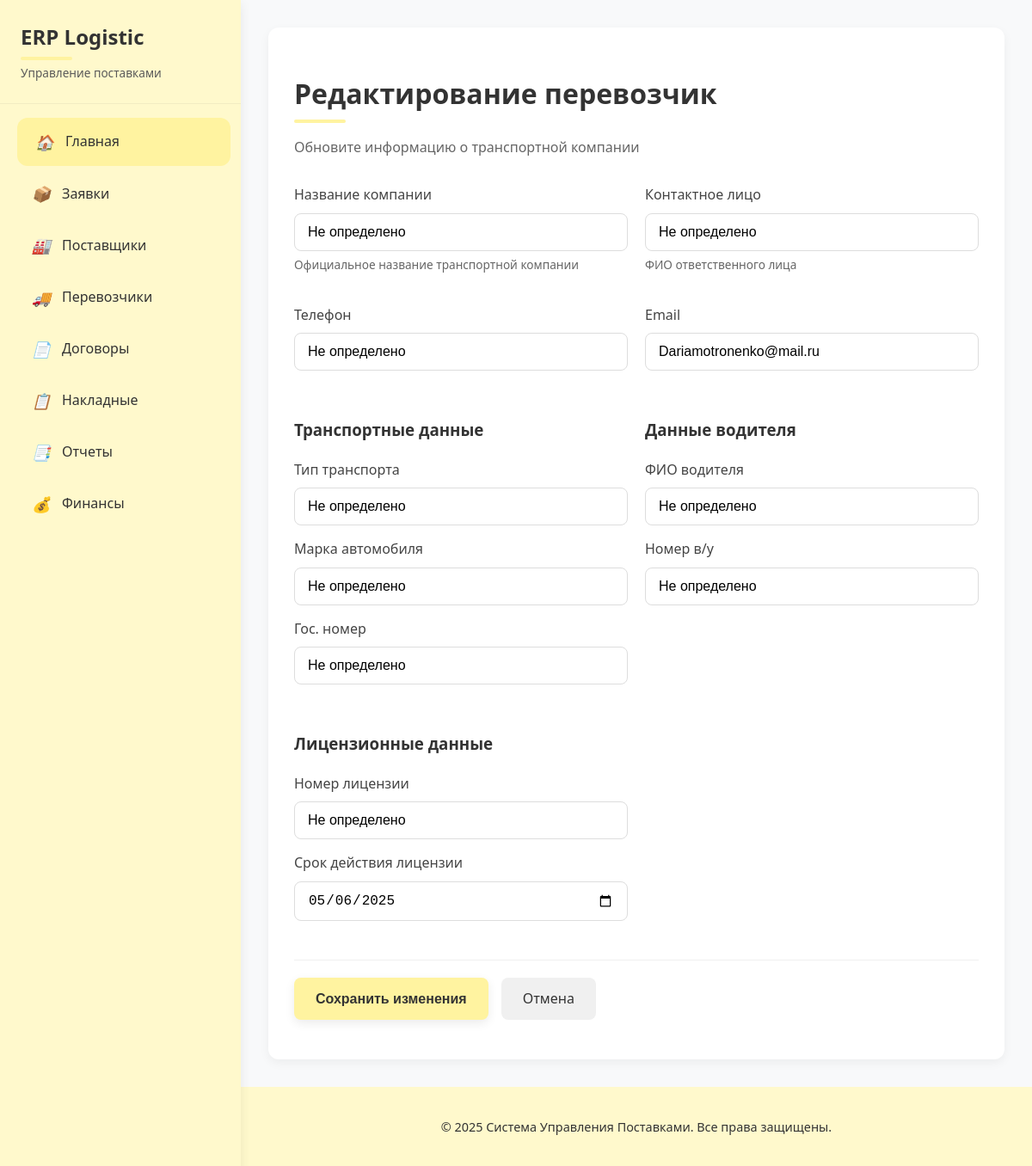
Page /перевозчики/1/update/ (signed in) on the committed database.
### supply_chain/models.py (models this page shows, shortened)
class Перевозчик(models.Model):
    название = models.CharField(max_length=100, verbose_name="Название компании")
    контактное_лицо = models.CharField(max_length=100, verbose_name="Контактное лицо")
    телефон = models.CharField(max_length=20, verbose_name="Контактный телефон")
    email = models.EmailField(verbose_name="Email", blank=True, null=True)
    транспортное_средство = models.CharField(max_length=100, verbose_name="Тип транспорта")
    марка_автомобиля = models.CharField(max_length=50, verbose_name="Марка автомобиля")
    гос_номер = models.CharField(max_length=20, verbose_name="Гос. номер")
    водитель_фио = models.CharField(max_length=100, verbose_name="ФИО водителя")
    водитель_удостоверение = models.CharField(max_length=50, verbose_name="Номер в/у")
    лицензия_номер = models.CharField(max_length=50, verbose_name="Номер лицензии")
    лицензия_срок = models.DateField(verbose_name="Срок действия лицензии")
    class Meta:
        verbose_name = "Перевозчик"
        verbose_name_plural = "Перевозчики"
        ordering = ['название']

### supply_chain/forms.py
class ПеревозчикForm(forms.ModelForm):
    class Meta:
        model = Перевозчик
        fields = [
            "название",
            "контактное_лицо",
            "телефон",
            "email",
            "транспортное_средство",
            "марка_автомобиля",
            "гос_номер",
            "водитель_фио",
            "водитель_удостоверение",
            "лицензия_номер",
            "лицензия_срок",
        ]
        widgets = {
            "лицензия_срок": forms.DateInput(
                attrs={
                    "type": "date",
                    "class": "form-control"
                }
            ),
        }

### supply_chain/templates/supply_chain/перевозчик_form.html (shortened to what this page needs)
{% extends 'supply_chain/base.html' %}
{% block content %}
    <div class="carrier-form-container">
        <div class="form-header">
            <h1>{% if form.instance.pk %}Редактирование{% else %}Новый{% endif %} перевозчик</h1>
            <p class="form-subtitle">
                {% if form.instance.pk %}
                    Обновите информацию о транспортной компании
                {% else %}
                    Заполните данные нового перевозчика
                {% endif %}
            </p>
        </div>
        <form method="post" class="carrier-form" enctype="multipart/form-data">
            <div class="form-grid">
                <div class="form-group">
                    <label for="{{ form.название.id_for_label }}">Название компании</label>
                    {{ form.название }}
                    <div class="form-hint">Официальное название транспортной компании</div>
                </div>
                <div class="form-group">
                    <label for="{{ form.контактное_лицо.id_for_label }}">Контактное лицо</label>
                    {{ form.контактное_лицо }}
                    <div class="form-hint">ФИО ответственного лица</div>
                </div>
                <div class="form-group">
                    <label for="{{ form.телефон.id_for_label }}">Телефон</label>
                    {{ form.телефон }}
                </div>
                <div class="form-group">
                    <label for="{{ form.email.id_for_label }}">Email</label>
                    {{ form.email }}
                </div>
                <div class="form-section">
                    <h3>Транспортные данные</h3>
                    <div class="form-group">
                        <label for="{{ form.транспортное_средство.id_for_label }}">Тип транспорта</label>
                        {{ form.транспортное_средство }}
                    </div>
                    <div class="form-group">
                        <label for="{{ form.марка_автомобиля.id_for_label }}">Марка автомобиля</label>
                        {{ form.марка_автомобиля }}
                    </div>
                    <div class="form-group">
                        <label for="{{ form.гос_номер.id_for_label }}">Гос. номер</label>
                        {{ form.гос_номер }}
                    </div>
                </div>
                <div class="form-section">
                    <h3>Данные водителя</h3>
                    <div class="form-group">
                        <label for="{{ form.водитель_фио.id_for_label }}">ФИО водителя</label>
                        {{ form.водитель_фио }}
                    </div>
                    <div class="form-group">
                        <label for="{{ form.водитель_удостоверение.id_for_label }}">Номер в/у</label>
                        {{ form.водитель_удостоверение }}
                    </div>
                </div>
                <div class="form-section">
                    <h3>Лицензионные данные</h3>
                    <div class="form-group">
                        <label for="{{ form.лицензия_номер.id_for_label }}">Номер лицензии</label>
                        {{ form.лицензия_номер }}
                    </div>
                    <div class="form-group">
                        <label for="{{ form.лицензия_срок.id_for_label }}">Срок действия лицензии</label>
                        {{ form.лицензия_срок }}
                    </div>
                </div>
            </div>
            <div class="form-actions">
                <button type="submit" class="submit-btn">
                    {% if form.instance.pk %}Сохранить изменения{% else %}Добавить перевозчика{% endif %}
                </button>
                <a href="{% url 'перевозчик_list' %}" class="cancel-btn">Отмена</a>
            </div>
        </form>
    </div>
{% endblock %}

### supply_chain/templates/supply_chain/base.html (style rules this page uses)
body { margin: 0; padding: 0; font-family: 'Segoe UI', Roboto, -apple-system, BlinkMacSystemFont, sans-serif; background-color: #f8f9fa; color: var(--text-dark); line-height: 1.6; }
h1, h2, h3 { color: var(--text-dark); font-weight: 600; }
h1 { font-size: 2rem; margin-bottom: 1.5rem; position: relative; padding-bottom: 0.5rem; }
h1:after { content: ''; position: absolute; bottom: 0; left: 0; width: 60px; height: 4px; background: var(--primary-hover); border-radius: 2px; }

### supply_chain/templates/supply_chain/перевозчик_form.html (style rules this page uses)
.carrier-form-container { max-width: 800px; margin: 0 auto; background: white; padding: 30px; border-radius: 12px; box-shadow: 0 4px 12px rgba(0,0,0,0.05); }
.form-header { margin-bottom: 30px; }
.form-header h1 { font-size: 2rem; color: #333; margin-bottom: 5px; }
.form-subtitle { color: #666; font-size: 1rem; }
.carrier-form { margin-top: 20px; }
.form-grid { display: grid; grid-template-columns: repeat(2, 1fr); gap: 20px; margin-bottom: 30px; }
.form-group { margin-bottom: 15px; }
.form-group label { display: block; margin-bottom: 8px; font-weight: 500; color: #444; }
.form-group input, .form-group select, .form-group textarea { width: 100%; padding: 12px 15px; border: 1px solid #ddd; border-radius: 8px; font-size: 1rem; transition: all 0.3s ease; background-color: #fff; }
.form-hint { font-size: 0.85rem; color: #666; margin-top: 5px; }
.form-actions { display: flex; gap: 15px; margin-top: 30px; padding-top: 20px; border-top: 1px solid #f0f0f0; }
.submit-btn { background-color: #fff3a0; color: #333; padding: 12px 25px; border-radius: 8px; font-weight: 600; text-decoration: none; transition: all 0.3s ease; box-shadow: 0 4px 12px rgba(0,0,0,0.08); border: none; cursor: pointer; font-size: 1rem; }
.cancel-btn { display: inline-flex; align-items: center; justify-content: center; background-color: #f0f0f0; color: #333; padding: 12px 25px; border-radius: 8px; font-weight: 500; text-decoration: none; transition: all 0.3s ease; border: none; cursor: pointer; font-size: 1rem; }

### rows in the picture
Перевозчик: название "Не определено", контактное_лицо "Не определено", телефон "Не определено", email "Dariamotronenko@mail.ru", транспортное_средство "Не определено", марка_автомобиля "Не определено", гос_номер "Не определено", водитель_фио "Не определено", водитель_удостоверение "Не определено", лицензия_номер "Не определено", лицензия_срок "05/06/2025"
